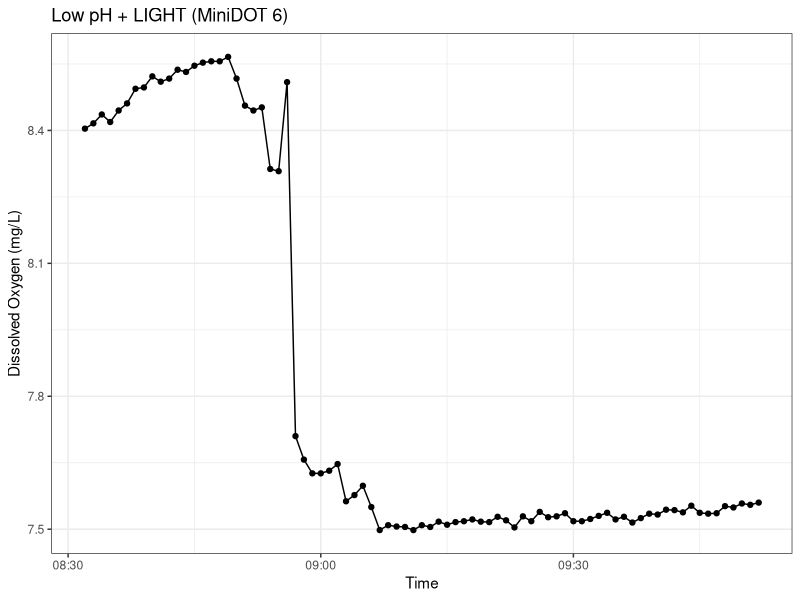
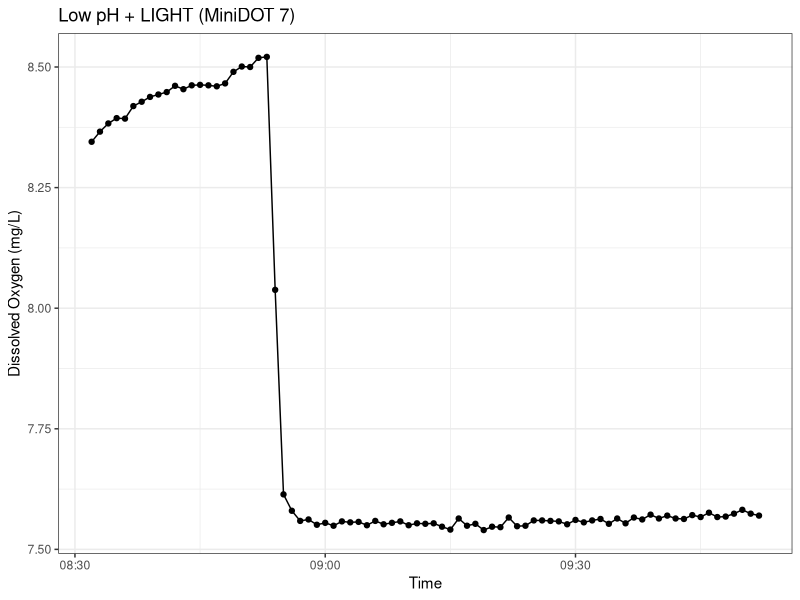
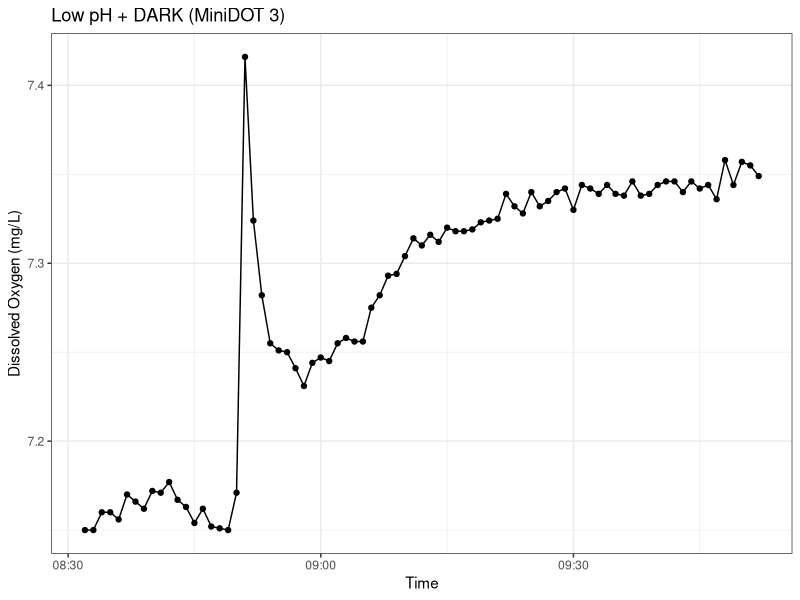

R code for these plots, in order: (Note: this script raises an error after producing the figures.)
# LOW PH AND LIGHT INCUBATION CHAMBER
# Alejandro, Holly and Pol

library (ggplot2)
library(dplyr)
library(readxl)
library(purrr)


setwd("C:/Github/nuriateixidolab.github.io/Documents/1_ocean_acidification/4_Incubation/Minidot_oxygen")


# MiniDOT 6:
miniDOT_6 <- read.table("17_09_2025_miniDOT_6_light_low.txt", 
                     sep = ",",
                     header = TRUE)

miniDOT_6 <- miniDOT_6 %>%
  # renombrar columnas
  rename(
    Time = Time..sec.,
    DO   = DO..mg.l. 
  ) %>%
  select(Time, DO)

miniDOT_6$Time<- ISOdatetime(1970,1,1,1,0,0) + miniDOT_6$Time

miniDOT_6_filt <- miniDOT_6 %>%
  filter(Time >= as.POSIXct("2025-09-17 10:32:00") &
           Time <= as.POSIXct("2025-09-17 11:52:00"))

# convert to UTC time (it was in Local time)
miniDOT_6_filt <- miniDOT_6_filt %>%
  mutate(Time = Time - lubridate::hours(2))

ggplot(miniDOT_6_filt, aes(x = Time, y = DO)) +
  geom_line() +             
  geom_point() +              
  labs(title = "Low pH + LIGHT (MiniDOT 6)",
       x = "Time", 
       y = "Dissolved Oxygen (mg/L)") +
  theme_bw()





# MiniDOT 7: 
miniDOT_7 <- read.table("17_09_2025_miniDOT_7_light_low.txt", 
                        sep = ",",
                        header = TRUE)

miniDOT_7 <- miniDOT_7 %>%
  # renombrar columnas
  rename(
    Time = Time..sec.,
    DO   = DO..mg.l. 
  ) %>%
  select(Time, DO)

miniDOT_7$Time<- ISOdatetime(1970,1,1,1,0,0) + miniDOT_7$Time

miniDOT_7_filt <- miniDOT_7 %>%
  filter(Time >= as.POSIXct("2025-09-17 10:32:00") &
           Time <= as.POSIXct("2025-09-17 11:52:00"))

# convert to UTC time (it was in Local time)
miniDOT_7_filt <- miniDOT_7_filt %>%
  mutate(Time = Time - lubridate::hours(2))

ggplot(miniDOT_7_filt, aes(x = Time, y = DO)) +
  geom_line() +             
  geom_point() +              
  labs(title = "Low pH + LIGHT (MiniDOT 7)",
       x = "Time", 
       y = "Dissolved Oxygen (mg/L)") +
  theme_bw()



# MiniDOT 3:
miniDOT_3 <- read.table("minidot3_2025-09-17 072300Z.txt", 
                        sep = ",",
                        header = TRUE)

miniDOT_3 <- miniDOT_3 %>%
  # renombrar columnas
  rename(
    Time = Time..sec.,
    DO   = DO..mg.l. 
  ) %>%
  select(Time, DO)

miniDOT_3$Time<- ISOdatetime(1970,1,1,1,0,0) + miniDOT_3$Time

miniDOT_3_filt <- miniDOT_3 %>%
  filter(Time >= as.POSIXct("2025-09-17 10:32:00") &
           Time <= as.POSIXct("2025-09-17 11:52:00"))

# convert to UTC time (it was in Local time)
miniDOT_3_filt <- miniDOT_3_filt %>%
  mutate(Time = Time - lubridate::hours(2))


ggplot(miniDOT_3_filt, aes(x = Time, y = DO)) +
  geom_line() +             
  geom_point() +              
  labs(title = "Low pH + DARK (MiniDOT 3)",
       x = "Time", 
       y = "Dissolved Oxygen (mg/L)") +
  theme_bw()


# MiniDOT 8:
miniDOT_8 <- read.table("minidot8_2025-09-17 072300Z.txt", 
                        sep = ",",
                        header = TRUE)

miniDOT_8$Time..sec.<- ISOdatetime(1970,1,1,1,0,0) + miniDOT_8$Time..sec.

miniDOT_8_filt <- miniDOT_8 %>%
  filter(Time..sec. >= as.POSIXct("2025-09-17 10:28:00") &
           Time..sec. <= as.POSIXct("2025-09-17 11:47:00"))

miniDOT_8_filt <- miniDOT_8_filt %>%
  mutate(Time..sec. = Time..sec. - lubridate::hours(2))

ggplot(miniDOT_8_filt, aes(x = Time, y = DO)) +
  geom_line() +             
  geom_point() +              
  labs(title = "Low pH + DARK (MiniDOT 8)",
       x = "Time", 
       y = "Dissolved Oxygen (mg/L)") +
  theme_bw()



# MiniDOT 1:
miniDOT_1 <- read_excel("minidot1_AMB_DARK.xlsx")

miniDOT_1_filt <- miniDOT_1 %>%
  filter(`UTC_Date_&_Time` >= as.POSIXct("2025-09-17 08:27:00") &
           `UTC_Date_&_Time` <= as.POSIXct("2025-09-17 10:02:00"))


miniDOT_1_filt$`Dissolved Oxygen` <- as.numeric(miniDOT_1_filt$`Dissolved Oxygen`)
miniDOT_1_filt$`UTC_Date_&_Time` <- as.POSIXct(miniDOT_1_filt$`UTC_Date_&_Time`, format = "%Y-%m-%d %H:%M:%S")

ggplot(miniDOT_1_filt, aes(x = `UTC_Date_&_Time`, y = `Dissolved Oxygen`)) +
  geom_line() +             
  geom_point() +              
  labs(title = "Ambient pH + DARK (MiniDOT 1)",
       x = "Time", 
       y = "Dissolved Oxygen (mg/L)") +
  theme_bw()




# MiniDOT 4:
miniDOT_4 <- read_excel("minidot4_AMB_DARK.xlsx")

miniDOT_4_filt <- miniDOT_4 %>%
  filter(`UTC_Date_&_Time` >= as.POSIXct("2025-09-17 08:28:00") &
           `UTC_Date_&_Time` <= as.POSIXct("2025-09-17 10:04:00"))


miniDOT_4_filt$`Dissolved Oxygen` <- as.numeric(miniDOT_4_filt$`Dissolved Oxygen`)
miniDOT_4_filt$`UTC_Date_&_Time` <- as.POSIXct(miniDOT_4_filt$`UTC_Date_&_Time`, format = "%Y-%m-%d %H:%M:%S")

ggplot(miniDOT_4_filt, aes(x = `UTC_Date_&_Time`, y = `Dissolved Oxygen`)) +
  geom_line() +             
  geom_point() +              
  labs(title = "Ambient pH + DARK (MiniDOT 4)",
       x = "Time", 
       y = "Dissolved Oxygen (mg/L)") +
  theme_bw()




# MiniDOT 2:
miniDOT_2 <- read_excel("2025-09-17 072300Z_AMB_LIGHT_sensor2_.xlsx")

miniDOT_2_filt <- miniDOT_2 %>%
  filter(Time >= as.POSIXct("2025-09-17 08:28:00") &
           Time <= as.POSIXct("2025-09-17 9:58:00"))


miniDOT_2_filt$`DO (mg/l)` <- as.numeric(miniDOT_2_filt$`DO (mg/l)`)
miniDOT_2_filt$Time <- as.POSIXct(miniDOT_2_filt$Time, format = "%Y-%m-%d %H:%M:%S")

ggplot(miniDOT_2_filt, aes(x = Time, y = `DO (mg/l)`)) +
  geom_line() +             
  geom_point() +              
  labs(title = "Ambient pH + LIGHT (MiniDOT 2)",
       x = "Time", 
       y = "Dissolved Oxygen (mg/L)") +
  theme_bw()


# MiniDOT 5:
miniDOT_5 <- read_excel("2025-09-17 072400Z_AMB_LIGHT_sensor5_.xlsx")

miniDOT_5_filt <- miniDOT_5 %>%
  filter(Time >= as.POSIXct("2025-09-17 08:27:00") &
           Time <= as.POSIXct("2025-09-17 10:01:00"))


miniDOT_5_filt$`DO (mg/l)` <- as.numeric(miniDOT_5_filt$`DO (mg/l)`)
miniDOT_5_filt$Time <- as.POSIXct(miniDOT_5_filt$Time, format = "%Y-%m-%d %H:%M:%S")

ggplot(miniDOT_5_filt, aes(x = Time, y = `DO (mg/l)`)) +
  geom_line() +             
  geom_point() +              
  labs(title = "Ambient pH + LIGHT (MiniDOT 5)",
       x = "Time", 
       y = "Dissolved Oxygen (mg/L)") +
  theme_bw()




# DATAFRAME

Sensor <- list(
  Minidot_1=miniDOT_1_filt,
  Minidot_2=miniDOT_2_filt,
  Minidot_3=miniDOT_3_filt,
  Minidot_4=miniDOT_4_filt,
  Minidot_5=miniDOT_5_filt,
  Minidot_6=miniDOT_6_filt,
  Minidot_7=miniDOT_7_filt,
  Minidot_8=miniDOT_8_filt)
  
All_minidots= Sensor|>
  imap_dfr(~mutate(.x,sensor= .y))
